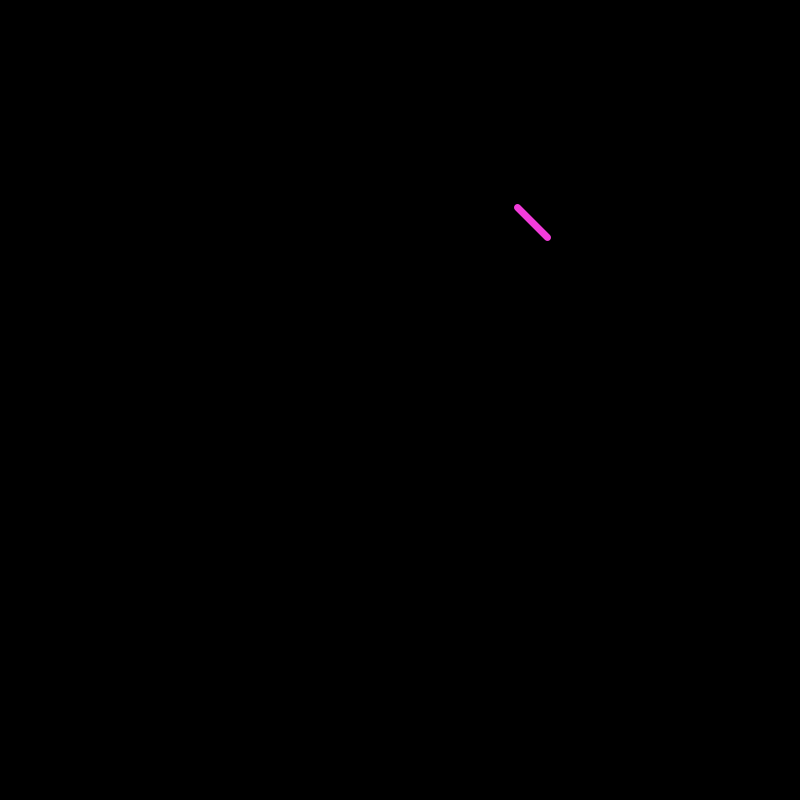
Frame 1 (no input)
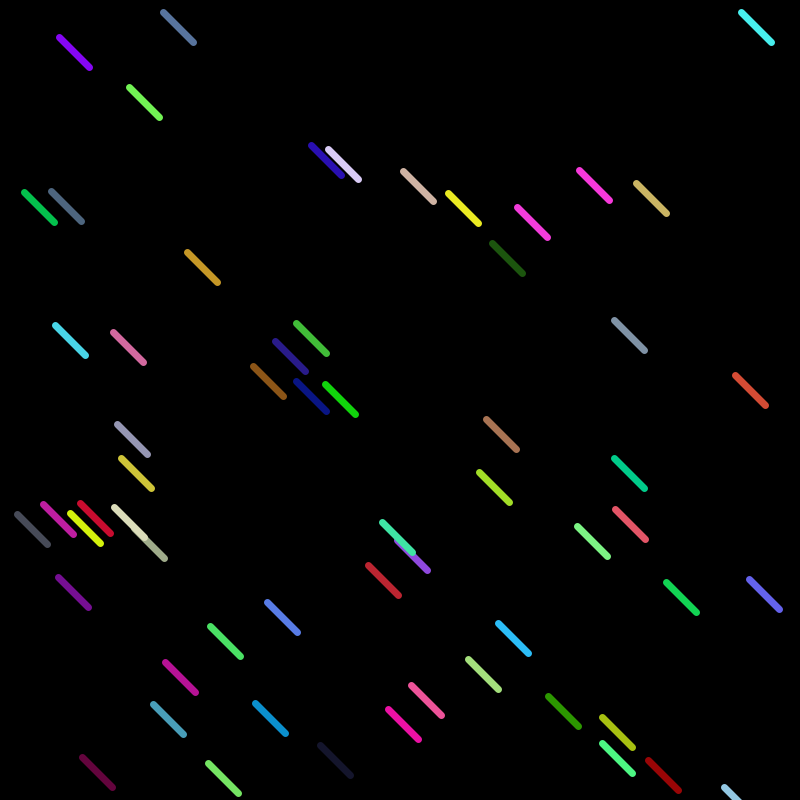
Frame 60 (the mouse pressed at the canvas centre just before this capture)
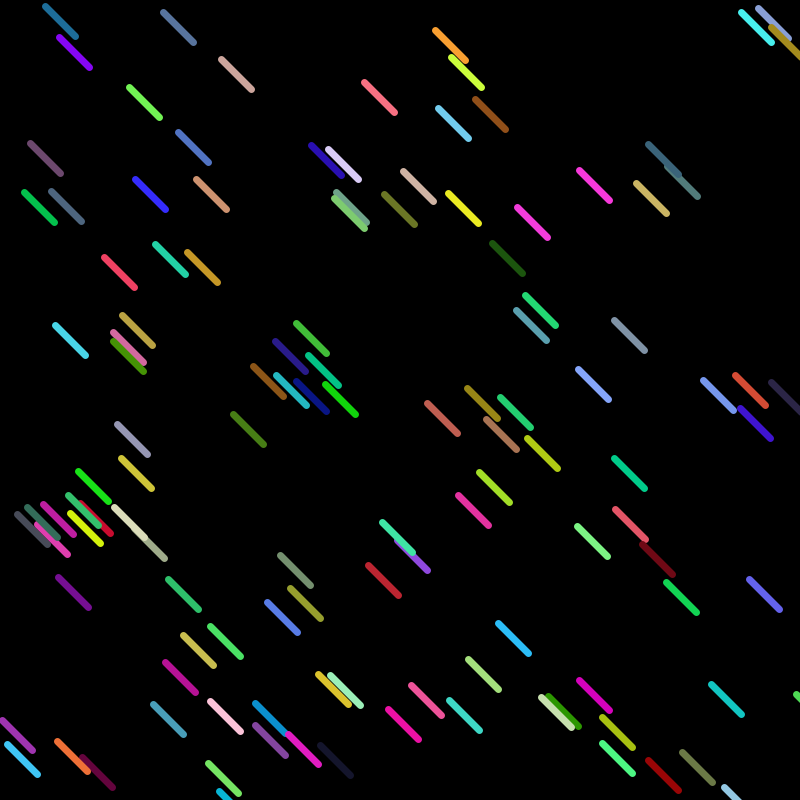
Frame 120 (the mouse held since frame 60 and released just before this capture)

The Processing sketch that drew these frames (run headless with seeded random() and noise(); from frame 60 on, the mouse is pressed at the canvas centre):

// Processing sketch: D001_RememberThis
// ── D001_RememberThis.pde
void setup(){
  size(800,800);
  background(0);
  smooth();
}

void draw(){
  float posX = random(width);
  float posY = random(height);
  float len = 30;
  stroke(random(255),random(255),random(255));
  strokeWeight(7);
  line(posX,posY,posX+len,posY+len);
}
